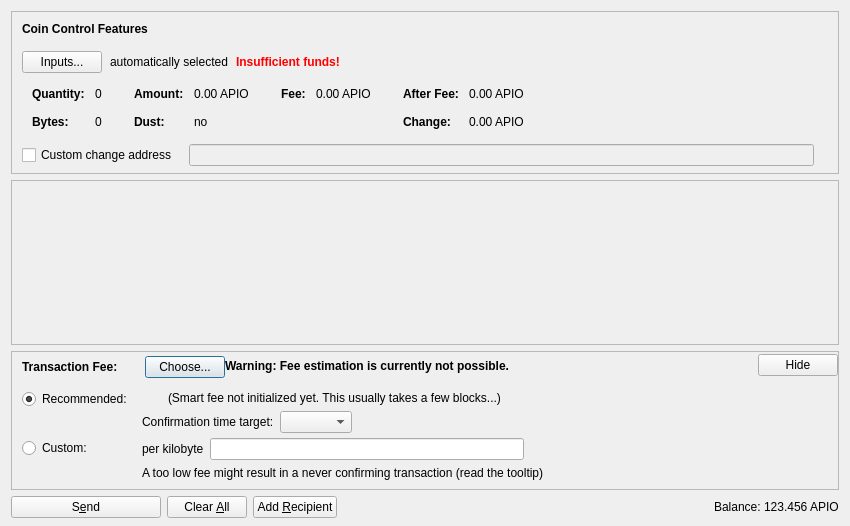
<?xml version="1.0" encoding="UTF-8"?>
<ui version="4.0">
 <class>SendCoinsDialog</class>
 <widget class="QDialog" name="SendCoinsDialog">
  <property name="geometry">
   <rect>
    <x>0</x>
    <y>0</y>
    <width>850</width>
    <height>526</height>
   </rect>
  </property>
  <property name="windowTitle">
   <string>Send Coins</string>
  </property>
  <layout class="QVBoxLayout" name="verticalLayout" stretch="0,1,0,0">
   <property name="bottomMargin">
    <number>8</number>
   </property>
   <item>
    <widget class="QFrame" name="frameCoinControl">
     <property name="sizePolicy">
      <sizepolicy hsizetype="Expanding" vsizetype="Expanding">
       <horstretch>0</horstretch>
       <verstretch>0</verstretch>
      </sizepolicy>
     </property>
     <property name="maximumSize">
      <size>
       <width>16777215</width>
       <height>16777215</height>
      </size>
     </property>
     <property name="frameShape">
      <enum>QFrame::StyledPanel</enum>
     </property>
     <property name="frameShadow">
      <enum>QFrame::Sunken</enum>
     </property>
     <layout class="QVBoxLayout" name="verticalLayoutCoinControl2">
      <property name="spacing">
       <number>0</number>
      </property>
      <property name="leftMargin">
       <number>0</number>
      </property>
      <property name="topMargin">
       <number>0</number>
      </property>
      <property name="rightMargin">
       <number>0</number>
      </property>
      <property name="bottomMargin">
       <number>6</number>
      </property>
      <item>
       <layout class="QVBoxLayout" name="verticalLayoutCoinControl" stretch="0,0,0,0,1">
        <property name="spacing">
         <number>0</number>
        </property>
        <property name="leftMargin">
         <number>10</number>
        </property>
        <property name="topMargin">
         <number>10</number>
        </property>
        <item>
         <layout class="QHBoxLayout" name="horizontalLayoutCoinControl1">
          <property name="bottomMargin">
           <number>15</number>
          </property>
          <item>
           <widget class="QLabel" name="labelCoinControlFeatures">
            <property name="sizePolicy">
             <sizepolicy hsizetype="Preferred" vsizetype="Maximum">
              <horstretch>0</horstretch>
              <verstretch>0</verstretch>
             </sizepolicy>
            </property>
            <property name="font">
             <font>
              <weight>75</weight>
              <bold>true</bold>
             </font>
            </property>
            <property name="styleSheet">
             <string notr="true">font-weight:bold;</string>
            </property>
            <property name="text">
             <string>Coin Control Features</string>
            </property>
           </widget>
          </item>
         </layout>
        </item>
        <item>
         <layout class="QHBoxLayout" name="horizontalLayoutCoinControl2" stretch="0,0,0,0">
          <property name="spacing">
           <number>8</number>
          </property>
          <property name="bottomMargin">
           <number>10</number>
          </property>
          <item>
           <widget class="QPushButton" name="pushButtonCoinControl">
            <property name="styleSheet">
             <string notr="true"/>
            </property>
            <property name="text">
             <string>Inputs...</string>
            </property>
            <property name="autoDefault">
             <bool>false</bool>
            </property>
           </widget>
          </item>
          <item>
           <widget class="QLabel" name="labelCoinControlAutomaticallySelected">
            <property name="text">
             <string>automatically selected</string>
            </property>
            <property name="margin">
             <number>5</number>
            </property>
           </widget>
          </item>
          <item>
           <widget class="QLabel" name="labelCoinControlInsuffFunds">
            <property name="font">
             <font>
              <weight>75</weight>
              <bold>true</bold>
             </font>
            </property>
            <property name="styleSheet">
             <string notr="true">color:red;font-weight:bold;</string>
            </property>
            <property name="text">
             <string>Insufficient funds!</string>
            </property>
            <property name="margin">
             <number>5</number>
            </property>
           </widget>
          </item>
          <item>
           <spacer name="horizontalSpacerCoinControl">
            <property name="orientation">
             <enum>Qt::Horizontal</enum>
            </property>
            <property name="sizeHint" stdset="0">
             <size>
              <width>40</width>
              <height>1</height>
             </size>
            </property>
           </spacer>
          </item>
         </layout>
        </item>
        <item>
         <widget class="QWidget" name="widgetCoinControl" native="true">
          <property name="sizePolicy">
           <sizepolicy hsizetype="Preferred" vsizetype="Preferred">
            <horstretch>0</horstretch>
            <verstretch>0</verstretch>
           </sizepolicy>
          </property>
          <property name="minimumSize">
           <size>
            <width>0</width>
            <height>0</height>
           </size>
          </property>
          <property name="styleSheet">
           <string notr="true"/>
          </property>
          <layout class="QHBoxLayout" name="horizontalLayoutCoinControl5">
           <property name="leftMargin">
            <number>0</number>
           </property>
           <property name="topMargin">
            <number>0</number>
           </property>
           <property name="rightMargin">
            <number>0</number>
           </property>
           <property name="bottomMargin">
            <number>0</number>
           </property>
           <item>
            <layout class="QHBoxLayout" name="horizontalLayoutCoinControl3" stretch="0,0,0,1">
             <property name="spacing">
              <number>20</number>
             </property>
             <property name="topMargin">
              <number>0</number>
             </property>
             <property name="bottomMargin">
              <number>10</number>
             </property>
             <item>
              <layout class="QFormLayout" name="formLayoutCoinControl1">
               <property name="horizontalSpacing">
                <number>10</number>
               </property>
               <property name="verticalSpacing">
                <number>14</number>
               </property>
               <property name="leftMargin">
                <number>10</number>
               </property>
               <property name="topMargin">
                <number>4</number>
               </property>
               <property name="rightMargin">
                <number>6</number>
               </property>
               <item row="0" column="0">
                <widget class="QLabel" name="labelCoinControlQuantityText">
                 <property name="font">
                  <font>
                   <weight>75</weight>
                   <bold>true</bold>
                  </font>
                 </property>
                 <property name="text">
                  <string>Quantity:</string>
                 </property>
                 <property name="margin">
                  <number>0</number>
                 </property>
                </widget>
               </item>
               <item row="0" column="1">
                <widget class="QLabel" name="labelCoinControlQuantity">
                 <property name="cursor">
                  <cursorShape>IBeamCursor</cursorShape>
                 </property>
                 <property name="contextMenuPolicy">
                  <enum>Qt::ActionsContextMenu</enum>
                 </property>
                 <property name="text">
                  <string notr="true">0</string>
                 </property>
                 <property name="margin">
                  <number>0</number>
                 </property>
                 <property name="textInteractionFlags">
                  <set>Qt::LinksAccessibleByMouse|Qt::TextSelectableByKeyboard|Qt::TextSelectableByMouse</set>
                 </property>
                </widget>
               </item>
               <item row="1" column="0">
                <widget class="QLabel" name="labelCoinControlBytesText">
                 <property name="font">
                  <font>
                   <weight>75</weight>
                   <bold>true</bold>
                  </font>
                 </property>
                 <property name="text">
                  <string>Bytes:</string>
                 </property>
                </widget>
               </item>
               <item row="1" column="1">
                <widget class="QLabel" name="labelCoinControlBytes">
                 <property name="cursor">
                  <cursorShape>IBeamCursor</cursorShape>
                 </property>
                 <property name="contextMenuPolicy">
                  <enum>Qt::ActionsContextMenu</enum>
                 </property>
                 <property name="text">
                  <string notr="true">0</string>
                 </property>
                 <property name="textInteractionFlags">
                  <set>Qt::LinksAccessibleByMouse|Qt::TextSelectableByKeyboard|Qt::TextSelectableByMouse</set>
                 </property>
                </widget>
               </item>
              </layout>
             </item>
             <item>
              <layout class="QFormLayout" name="formLayoutCoinControl2">
               <property name="horizontalSpacing">
                <number>10</number>
               </property>
               <property name="verticalSpacing">
                <number>14</number>
               </property>
               <property name="leftMargin">
                <number>6</number>
               </property>
               <property name="topMargin">
                <number>4</number>
               </property>
               <property name="rightMargin">
                <number>6</number>
               </property>
               <item row="0" column="0">
                <widget class="QLabel" name="labelCoinControlAmountText">
                 <property name="font">
                  <font>
                   <weight>75</weight>
                   <bold>true</bold>
                  </font>
                 </property>
                 <property name="text">
                  <string>Amount:</string>
                 </property>
                 <property name="margin">
                  <number>0</number>
                 </property>
                </widget>
               </item>
               <item row="0" column="1">
                <widget class="QLabel" name="labelCoinControlAmount">
                 <property name="cursor">
                  <cursorShape>IBeamCursor</cursorShape>
                 </property>
                 <property name="contextMenuPolicy">
                  <enum>Qt::ActionsContextMenu</enum>
                 </property>
                 <property name="text">
                  <string notr="true">0.00 APIO</string>
                 </property>
                 <property name="textInteractionFlags">
                  <set>Qt::LinksAccessibleByMouse|Qt::TextSelectableByKeyboard|Qt::TextSelectableByMouse</set>
                 </property>
                </widget>
               </item>
               <item row="1" column="0">
                <widget class="QLabel" name="labelCoinControlLowOutputText">
                 <property name="font">
                  <font>
                   <weight>75</weight>
                   <bold>true</bold>
                  </font>
                 </property>
                 <property name="text">
                  <string>Dust:</string>
                 </property>
                </widget>
               </item>
               <item row="1" column="1">
                <widget class="QLabel" name="labelCoinControlLowOutput">
                 <property name="cursor">
                  <cursorShape>IBeamCursor</cursorShape>
                 </property>
                 <property name="contextMenuPolicy">
                  <enum>Qt::ActionsContextMenu</enum>
                 </property>
                 <property name="text">
                  <string notr="true">no</string>
                 </property>
                 <property name="textInteractionFlags">
                  <set>Qt::LinksAccessibleByMouse|Qt::TextSelectableByKeyboard|Qt::TextSelectableByMouse</set>
                 </property>
                </widget>
               </item>
              </layout>
             </item>
             <item>
              <layout class="QFormLayout" name="formLayoutCoinControl3">
               <property name="horizontalSpacing">
                <number>10</number>
               </property>
               <property name="verticalSpacing">
                <number>14</number>
               </property>
               <property name="leftMargin">
                <number>6</number>
               </property>
               <property name="topMargin">
                <number>4</number>
               </property>
               <property name="rightMargin">
                <number>6</number>
               </property>
               <item row="0" column="0">
                <widget class="QLabel" name="labelCoinControlFeeText">
                 <property name="font">
                  <font>
                   <weight>75</weight>
                   <bold>true</bold>
                  </font>
                 </property>
                 <property name="text">
                  <string>Fee:</string>
                 </property>
                 <property name="margin">
                  <number>0</number>
                 </property>
                </widget>
               </item>
               <item row="0" column="1">
                <widget class="QLabel" name="labelCoinControlFee">
                 <property name="cursor">
                  <cursorShape>IBeamCursor</cursorShape>
                 </property>
                 <property name="contextMenuPolicy">
                  <enum>Qt::ActionsContextMenu</enum>
                 </property>
                 <property name="text">
                  <string notr="true">0.00 APIO</string>
                 </property>
                 <property name="textInteractionFlags">
                  <set>Qt::LinksAccessibleByMouse|Qt::TextSelectableByKeyboard|Qt::TextSelectableByMouse</set>
                 </property>
                </widget>
               </item>
              </layout>
             </item>
             <item>
              <layout class="QFormLayout" name="formLayoutCoinControl4">
               <property name="horizontalSpacing">
                <number>10</number>
               </property>
               <property name="verticalSpacing">
                <number>14</number>
               </property>
               <property name="leftMargin">
                <number>6</number>
               </property>
               <property name="topMargin">
                <number>4</number>
               </property>
               <property name="rightMargin">
                <number>6</number>
               </property>
               <item row="0" column="0">
                <widget class="QLabel" name="labelCoinControlAfterFeeText">
                 <property name="font">
                  <font>
                   <weight>75</weight>
                   <bold>true</bold>
                  </font>
                 </property>
                 <property name="text">
                  <string>After Fee:</string>
                 </property>
                 <property name="margin">
                  <number>0</number>
                 </property>
                </widget>
               </item>
               <item row="0" column="1">
                <widget class="QLabel" name="labelCoinControlAfterFee">
                 <property name="cursor">
                  <cursorShape>IBeamCursor</cursorShape>
                 </property>
                 <property name="contextMenuPolicy">
                  <enum>Qt::ActionsContextMenu</enum>
                 </property>
                 <property name="text">
                  <string notr="true">0.00 APIO</string>
                 </property>
                 <property name="textInteractionFlags">
                  <set>Qt::LinksAccessibleByMouse|Qt::TextSelectableByKeyboard|Qt::TextSelectableByMouse</set>
                 </property>
                </widget>
               </item>
               <item row="1" column="0">
                <widget class="QLabel" name="labelCoinControlChangeText">
                 <property name="font">
                  <font>
                   <weight>75</weight>
                   <bold>true</bold>
                  </font>
                 </property>
                 <property name="text">
                  <string>Change:</string>
                 </property>
                </widget>
               </item>
               <item row="1" column="1">
                <widget class="QLabel" name="labelCoinControlChange">
                 <property name="cursor">
                  <cursorShape>IBeamCursor</cursorShape>
                 </property>
                 <property name="contextMenuPolicy">
                  <enum>Qt::ActionsContextMenu</enum>
                 </property>
                 <property name="text">
                  <string notr="true">0.00 APIO</string>
                 </property>
                 <property name="textInteractionFlags">
                  <set>Qt::LinksAccessibleByMouse|Qt::TextSelectableByKeyboard|Qt::TextSelectableByMouse</set>
                 </property>
                </widget>
               </item>
              </layout>
             </item>
            </layout>
           </item>
          </layout>
         </widget>
        </item>
        <item>
         <layout class="QHBoxLayout" name="horizontalLayoutCoinControl4" stretch="0,0,0">
          <property name="spacing">
           <number>12</number>
          </property>
          <property name="sizeConstraint">
           <enum>QLayout::SetDefaultConstraint</enum>
          </property>
          <property name="topMargin">
           <number>5</number>
          </property>
          <property name="rightMargin">
           <number>5</number>
          </property>
          <item>
           <widget class="QCheckBox" name="checkBoxCoinControlChange">
            <property name="toolTip">
             <string>If this is activated, but the change address is empty or invalid, change will be sent to a newly generated address.</string>
            </property>
            <property name="text">
             <string>Custom change address</string>
            </property>
           </widget>
          </item>
          <item>
           <widget class="QValidatedLineEdit" name="lineEditCoinControlChange">
            <property name="enabled">
             <bool>false</bool>
            </property>
            <property name="sizePolicy">
             <sizepolicy hsizetype="Expanding" vsizetype="Fixed">
              <horstretch>0</horstretch>
              <verstretch>0</verstretch>
             </sizepolicy>
            </property>
           </widget>
          </item>
          <item>
           <widget class="QLabel" name="labelCoinControlChangeLabel">
            <property name="sizePolicy">
             <sizepolicy hsizetype="Preferred" vsizetype="Expanding">
              <horstretch>0</horstretch>
              <verstretch>0</verstretch>
             </sizepolicy>
            </property>
            <property name="minimumSize">
             <size>
              <width>0</width>
              <height>0</height>
             </size>
            </property>
            <property name="text">
             <string/>
            </property>
            <property name="margin">
             <number>3</number>
            </property>
           </widget>
          </item>
         </layout>
        </item>
        <item>
         <spacer name="verticalSpacerCoinControl">
          <property name="orientation">
           <enum>Qt::Vertical</enum>
          </property>
          <property name="sizeHint" stdset="0">
           <size>
            <width>800</width>
            <height>1</height>
           </size>
          </property>
         </spacer>
        </item>
       </layout>
      </item>
     </layout>
    </widget>
   </item>
   <item>
    <widget class="QScrollArea" name="scrollArea">
     <property name="widgetResizable">
      <bool>true</bool>
     </property>
     <widget class="QWidget" name="scrollAreaWidgetContents">
      <property name="geometry">
       <rect>
        <x>0</x>
        <y>0</y>
        <width>830</width>
        <height>104</height>
       </rect>
      </property>
      <layout class="QVBoxLayout" name="verticalLayout_2" stretch="0,1">
       <property name="leftMargin">
        <number>0</number>
       </property>
       <property name="topMargin">
        <number>0</number>
       </property>
       <property name="rightMargin">
        <number>0</number>
       </property>
       <property name="bottomMargin">
        <number>0</number>
       </property>
       <item>
        <layout class="QVBoxLayout" name="entries">
         <property name="spacing">
          <number>6</number>
         </property>
        </layout>
       </item>
       <item>
        <spacer name="verticalSpacer">
         <property name="orientation">
          <enum>Qt::Vertical</enum>
         </property>
         <property name="sizeHint" stdset="0">
          <size>
           <width>20</width>
           <height>40</height>
          </size>
         </property>
        </spacer>
       </item>
      </layout>
     </widget>
    </widget>
   </item>
   <item>
    <widget class="QFrame" name="frameFee">
     <property name="sizePolicy">
      <sizepolicy hsizetype="Expanding" vsizetype="Expanding">
       <horstretch>0</horstretch>
       <verstretch>0</verstretch>
      </sizepolicy>
     </property>
     <property name="maximumSize">
      <size>
       <width>16777215</width>
       <height>16777215</height>
      </size>
     </property>
     <property name="frameShape">
      <enum>QFrame::StyledPanel</enum>
     </property>
     <property name="frameShadow">
      <enum>QFrame::Sunken</enum>
     </property>
     <layout class="QVBoxLayout" name="verticalLayoutFee1">
      <property name="spacing">
       <number>0</number>
      </property>
      <property name="leftMargin">
       <number>0</number>
      </property>
      <property name="topMargin">
       <number>0</number>
      </property>
      <property name="rightMargin">
       <number>0</number>
      </property>
      <property name="bottomMargin">
       <number>0</number>
      </property>
      <item>
       <layout class="QVBoxLayout" name="verticalLayoutFee2" stretch="0,0,0">
        <property name="spacing">
         <number>0</number>
        </property>
        <property name="leftMargin">
         <number>10</number>
        </property>
        <property name="topMargin">
         <number>0</number>
        </property>
        <item>
         <layout class="QHBoxLayout" name="horizontalLayoutFee1">
          <property name="bottomMargin">
           <number>0</number>
          </property>
          <item>
           <layout class="QVBoxLayout" name="verticalLayoutFee7">
            <property name="spacing">
             <number>0</number>
            </property>
            <item>
             <spacer name="verticalSpacerSmartFee">
              <property name="orientation">
               <enum>Qt::Vertical</enum>
              </property>
              <property name="sizeType">
               <enum>QSizePolicy::Fixed</enum>
              </property>
              <property name="sizeHint" stdset="0">
               <size>
                <width>1</width>
                <height>4</height>
               </size>
              </property>
             </spacer>
            </item>
            <item>
             <layout class="QHBoxLayout" name="horizontalLayoutSmartFee">
              <property name="spacing">
               <number>10</number>
              </property>
              <item>
               <widget class="QLabel" name="labelFeeHeadline">
                <property name="sizePolicy">
                 <sizepolicy hsizetype="Preferred" vsizetype="Maximum">
                  <horstretch>0</horstretch>
                  <verstretch>0</verstretch>
                 </sizepolicy>
                </property>
                <property name="font">
                 <font>
                  <weight>75</weight>
                  <bold>true</bold>
                 </font>
                </property>
                <property name="styleSheet">
                 <string notr="true">font-weight:bold;</string>
                </property>
                <property name="text">
                 <string>Transaction Fee:</string>
                </property>
               </widget>
              </item>
              <item>
               <widget class="QLabel" name="labelFeeMinimized">
                <property name="text">
                 <string/>
                </property>
               </widget>
              </item>
              <item>
               <widget class="QPushButton" name="buttonChooseFee">
                <property name="text">
                 <string>Choose...</string>
                </property>
               </widget>
              </item>
             </layout>
            </item>
            <item>
             <spacer name="verticalSpacer_5">
              <property name="orientation">
               <enum>Qt::Vertical</enum>
              </property>
              <property name="sizeHint" stdset="0">
               <size>
                <width>1</width>
                <height>1</height>
               </size>
              </property>
             </spacer>
            </item>
           </layout>
          </item>
          <item>
           <widget class="QLabel" name="fallbackFeeWarningLabel">
            <property name="toolTip">
             <string>Using the fallbackfee can result in sending a transaction that will take several hours or days (or never) to confirm. Consider choosing your fee manually or wait until you have validated the complete chain.</string>
            </property>
            <property name="font">
            <font>
                <weight>75</weight>
                <bold>true</bold>
            </font>
            </property>
            <property name="text">
             <string>Warning: Fee estimation is currently not possible.</string>
            </property>
            <property name="wordWrap">
             <bool>false</bool>
            </property>
           </widget>
          </item>
          <item>
           <spacer name="horizontalSpacer_4">
            <property name="orientation">
             <enum>Qt::Horizontal</enum>
            </property>
            <property name="sizeType">
             <enum>QSizePolicy::MinimumExpanding</enum>
            </property>
            <property name="sizeHint" stdset="0">
             <size>
              <width>40</width>
              <height>20</height>
             </size>
            </property>
           </spacer>
          </item>
          <item>
           <widget class="QPushButton" name="buttonMinimizeFee">
            <property name="toolTip">
             <string>collapse fee-settings</string>
            </property>
            <property name="text">
             <string>Hide</string>
            </property>
           </widget>
          </item>
         </layout>
        </item>
        <item>
         <widget class="QFrame" name="frameFeeSelection">
          <layout class="QVBoxLayout" name="verticalLayoutFee12">
           <property name="spacing">
            <number>0</number>
           </property>
           <property name="leftMargin">
            <number>0</number>
           </property>
           <property name="topMargin">
            <number>0</number>
           </property>
           <property name="rightMargin">
            <number>0</number>
           </property>
           <property name="bottomMargin">
            <number>0</number>
           </property>
           <item>
            <layout class="QGridLayout" name="gridLayoutFee">
             <property name="topMargin">
              <number>10</number>
             </property>
             <property name="bottomMargin">
              <number>4</number>
             </property>
             <property name="horizontalSpacing">
              <number>10</number>
             </property>
             <property name="verticalSpacing">
              <number>4</number>
             </property>
             <item row="1" column="1">
              <layout class="QVBoxLayout" name="verticalLayoutFee8">
               <property name="spacing">
                <number>6</number>
               </property>
               <item>
                <layout class="QHBoxLayout" name="horizontalLayoutFee13">
                 <item>
                  <widget class="QLabel" name="labelCustomPerKilobyte">
                   <property name="toolTip">
                    <string>Specify a custom fee per kB (1,000 bytes) of the transaction's virtual size.

Note:  Since the fee is calculated on a per-byte basis, a fee of "100 satoshis per kB" for a transaction size of 500 bytes (half of 1 kB) would ultimately yield a fee of only 50 satoshis.</string>
                   </property>
                   <property name="text">
                    <string>per kilobyte</string>
                   </property>
                  </widget>
                 </item>
                 <item>
                  <widget class="BitcoinAmountField" name="customFee"/>
                 </item>
                 <item>
                  <spacer name="horizontalSpacer_6">
                   <property name="orientation">
                    <enum>Qt::Horizontal</enum>
                   </property>
                   <property name="sizeHint" stdset="0">
                    <size>
                     <width>1</width>
                     <height>1</height>
                    </size>
                   </property>
                  </spacer>
                 </item>
                </layout>
               </item>
               <item>
                <layout class="QHBoxLayout" name="horizontalLayoutFee8">
                 <item>
                  <widget class="QLabel" name="labelCustomFeeWarning">
                   <property name="enabled">
                    <bool>true</bool>
                   </property>
                   <property name="toolTip">
                    <string>When there is less transaction volume than space in the blocks, miners as well as relaying nodes may enforce a minimum fee. Paying only this minimum fee is just fine, but be aware that this can result in a never confirming transaction once there is more demand for apiocoin transactions than the network can process.</string>
                   </property>
                   <property name="text">
                    <string>A too low fee might result in a never confirming transaction (read the tooltip)</string>
                   </property>
                  </widget>
                 </item>
                 <item>
                  <spacer name="horizontalSpacer_2">
                   <property name="orientation">
                    <enum>Qt::Horizontal</enum>
                   </property>
                   <property name="sizeHint" stdset="0">
                    <size>
                     <width>1</width>
                     <height>1</height>
                    </size>
                   </property>
                  </spacer>
                 </item>
                </layout>
               </item>
              </layout>
             </item>
             <item row="0" column="0">
              <layout class="QVBoxLayout" name="verticalLayoutFee4" stretch="0,1">
               <item>
                <widget class="QRadioButton" name="radioSmartFee">
                 <property name="text">
                  <string>Recommended:</string>
                 </property>
                 <property name="checked">
                  <bool>true</bool>
                 </property>
                 <attribute name="buttonGroup">
                  <string notr="true">groupFee</string>
                 </attribute>
                </widget>
               </item>
               <item>
                <spacer name="verticalSpacer_2">
                 <property name="orientation">
                  <enum>Qt::Vertical</enum>
                 </property>
                 <property name="sizeHint" stdset="0">
                  <size>
                   <width>1</width>
                   <height>1</height>
                  </size>
                 </property>
                </spacer>
               </item>
              </layout>
             </item>
             <item row="1" column="0">
              <layout class="QVBoxLayout" name="verticalLayoutFee9" stretch="0,1">
               <item>
                <widget class="QRadioButton" name="radioCustomFee">
                 <property name="text">
                  <string>Custom:</string>
                 </property>
                 <attribute name="buttonGroup">
                  <string notr="true">groupFee</string>
                 </attribute>
                </widget>
               </item>
               <item>
                <spacer name="verticalSpacer_6">
                 <property name="orientation">
                  <enum>Qt::Vertical</enum>
                 </property>
                 <property name="sizeHint" stdset="0">
                  <size>
                   <width>1</width>
                   <height>1</height>
                  </size>
                 </property>
                </spacer>
               </item>
              </layout>
             </item>
             <item row="0" column="1">
              <layout class="QVBoxLayout" name="verticalLayoutFee3" stretch="0,0,1">
               <property name="spacing">
                <number>6</number>
               </property>
               <property name="topMargin">
                <number>2</number>
               </property>
               <item>
                <layout class="QHBoxLayout" name="horizontalLayoutFee12">
                 <item>
                  <widget class="QLabel" name="labelSmartFee">
                   <property name="text">
                    <string/>
                   </property>
                  </widget>
                 </item>
                 <item>
                  <widget class="QLabel" name="labelFeeEstimation">
                   <property name="text">
                    <string/>
                   </property>
                  </widget>
                 </item>
                 <item>
                  <widget class="QLabel" name="labelSmartFee2">
                   <property name="text">
                    <string>(Smart fee not initialized yet. This usually takes a few blocks...)</string>
                   </property>
                  </widget>
                 </item>
                 <item>
                  <spacer name="horizontalSpacer_5">
                   <property name="orientation">
                    <enum>Qt::Horizontal</enum>
                   </property>
                   <property name="sizeHint" stdset="0">
                    <size>
                     <width>1</width>
                     <height>1</height>
                    </size>
                   </property>
                  </spacer>
                 </item>
                </layout>
               </item>
               <item>
                <layout class="QHBoxLayout" name="horizontalLayoutFee9">
                 <item>
                  <layout class="QVBoxLayout" name="verticalLayoutFee6">
                   <item>
                    <widget class="QLabel" name="labelSmartFee3">
                     <property name="text">
                      <string>Confirmation time target:</string>
                     </property>
                    </widget>
                   </item>
                  </layout>
                 </item>
                 <item>
                  <layout class="QVBoxLayout" name="verticalLayoutFee5">
                   <property name="rightMargin">
                    <number>30</number>
                   </property>
                   <item>
                    <layout class="QHBoxLayout" name="horizontalLayoutConfTarget">
                     <property name="bottomMargin">
                      <number>0</number>
                     </property>
                     <item>
                      <widget class="QComboBox" name="confTargetSelector"/>
                     </item>
                     <item>
                      <spacer name="horizontalSpacerConfTarget">
                       <property name="orientation">
                        <enum>Qt::Horizontal</enum>
                       </property>
                       <property name="sizeHint" stdset="0">
                        <size>
                         <width>40</width>
                         <height>20</height>
                        </size>
                       </property>
                      </spacer>
                     </item>
                    </layout>
                   </item>
                  </layout>
                 </item>
                </layout>
               </item>
               <item>
                <spacer name="verticalSpacer_4">
                 <property name="orientation">
                  <enum>Qt::Vertical</enum>
                 </property>
                 <property name="sizeHint" stdset="0">
                  <size>
                   <width>1</width>
                   <height>1</height>
                  </size>
                 </property>
                </spacer>
               </item>
              </layout>
             </item>
            </layout>
           </item>
          </layout>
         </widget>
        </item>
        <item>
         <spacer name="verticalSpacerFee">
          <property name="orientation">
           <enum>Qt::Vertical</enum>
          </property>
          <property name="sizeHint" stdset="0">
           <size>
            <width>40</width>
            <height>5</height>
           </size>
          </property>
         </spacer>
        </item>
       </layout>
      </item>
     </layout>
    </widget>
   </item>
   <item>
    <layout class="QHBoxLayout" name="horizontalLayout">
     <item>
      <widget class="QPushButton" name="sendButton">
       <property name="minimumSize">
        <size>
         <width>150</width>
         <height>0</height>
        </size>
       </property>
       <property name="toolTip">
        <string>Confirm the send action</string>
       </property>
       <property name="text">
        <string>S&amp;end</string>
       </property>
       <property name="icon">
        <iconset resource="../bitcoin.qrc">
         <normaloff>:/icons/send</normaloff>:/icons/send</iconset>
       </property>
       <property name="autoDefault">
        <bool>false</bool>
       </property>
       <property name="default">
        <bool>false</bool>
       </property>
      </widget>
     </item>
     <item>
      <widget class="QPushButton" name="clearButton">
       <property name="sizePolicy">
        <sizepolicy hsizetype="Minimum" vsizetype="Fixed">
         <horstretch>0</horstretch>
         <verstretch>0</verstretch>
        </sizepolicy>
       </property>
       <property name="toolTip">
        <string>Clear all fields of the form.</string>
       </property>
       <property name="text">
        <string>Clear &amp;All</string>
       </property>
       <property name="icon">
        <iconset resource="../bitcoin.qrc">
         <normaloff>:/icons/remove</normaloff>:/icons/remove</iconset>
       </property>
       <property name="autoDefault">
        <bool>false</bool>
       </property>
      </widget>
     </item>
     <item>
      <widget class="QPushButton" name="addButton">
       <property name="toolTip">
        <string>Send to multiple recipients at once</string>
       </property>
       <property name="text">
        <string>Add &amp;Recipient</string>
       </property>
       <property name="icon">
        <iconset resource="../bitcoin.qrc">
         <normaloff>:/icons/add</normaloff>:/icons/add</iconset>
       </property>
       <property name="autoDefault">
        <bool>false</bool>
       </property>
      </widget>
     </item>
     <item>
      <spacer name="horizontalSpacer">
       <property name="orientation">
        <enum>Qt::Horizontal</enum>
       </property>
       <property name="sizeHint" stdset="0">
        <size>
         <width>40</width>
         <height>20</height>
        </size>
       </property>
      </spacer>
     </item>
     <item>
      <layout class="QHBoxLayout" name="horizontalLayout_2">
       <property name="spacing">
        <number>3</number>
       </property>
       <item>
        <widget class="QLabel" name="label">
         <property name="sizePolicy">
          <sizepolicy hsizetype="Preferred" vsizetype="Fixed">
           <horstretch>0</horstretch>
           <verstretch>0</verstretch>
          </sizepolicy>
         </property>
         <property name="text">
          <string>Balance:</string>
         </property>
        </widget>
       </item>
       <item>
        <widget class="QLabel" name="labelBalance">
         <property name="sizePolicy">
          <sizepolicy hsizetype="Preferred" vsizetype="Fixed">
           <horstretch>0</horstretch>
           <verstretch>0</verstretch>
          </sizepolicy>
         </property>
         <property name="cursor">
          <cursorShape>IBeamCursor</cursorShape>
         </property>
         <property name="text">
          <string notr="true">123.456 APIO</string>
         </property>
         <property name="textInteractionFlags">
          <set>Qt::LinksAccessibleByMouse|Qt::TextSelectableByKeyboard|Qt::TextSelectableByMouse</set>
         </property>
        </widget>
       </item>
      </layout>
     </item>
    </layout>
   </item>
  </layout>
 </widget>
 <customwidgets>
  <customwidget>
   <class>QValidatedLineEdit</class>
   <extends>QLineEdit</extends>
   <header>qt/qvalidatedlineedit.h</header>
  </customwidget>
  <customwidget>
   <class>BitcoinAmountField</class>
   <extends>QLineEdit</extends>
   <header>qt/bitcoinamountfield.h</header>
   <container>1</container>
  </customwidget>
 </customwidgets>
 <resources>
  <include location="../bitcoin.qrc"/>
 </resources>
 <connections/>
 <buttongroups>
  <buttongroup name="groupFee"/>
 </buttongroups>
</ui>
